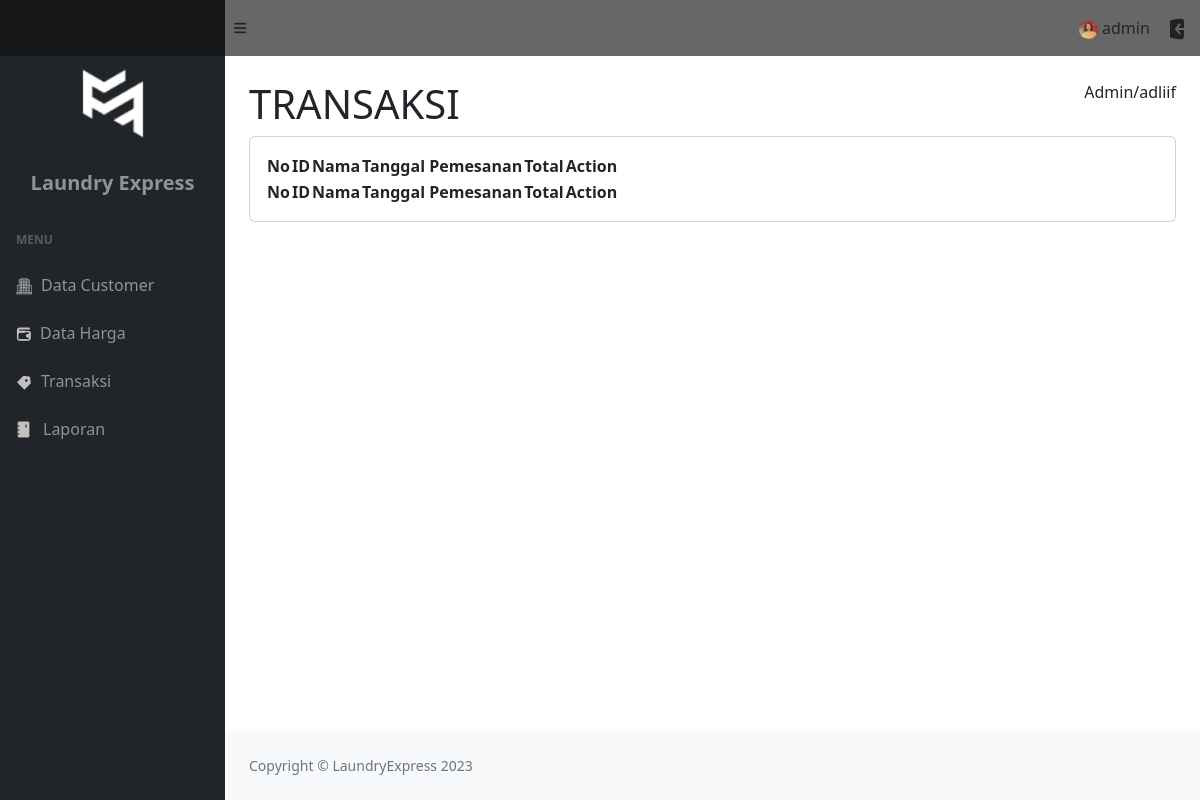
Before: /laundry/transaksi.php (signed in) with the older database file.
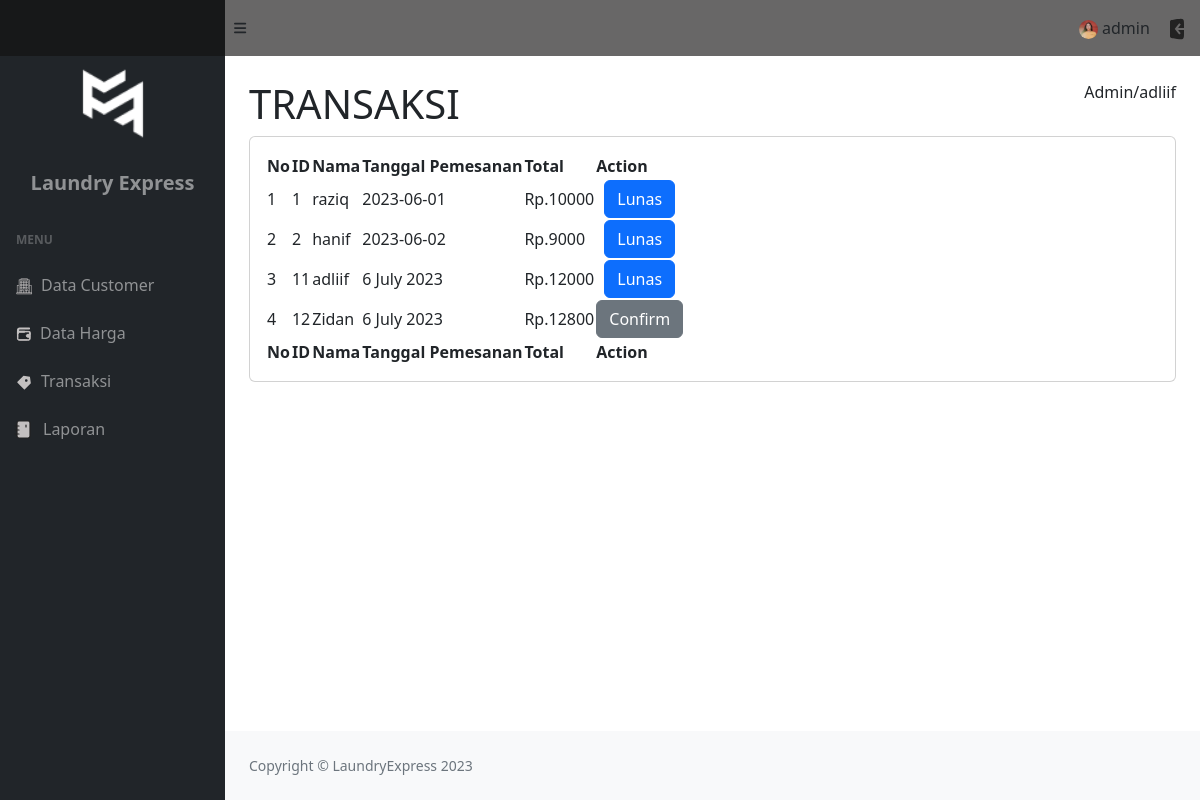
After: the same page with the newer database file.
### tables this page shows
CREATE TABLE `transaksi` (
  `id` int(2) NOT NULL,
  `nama` varchar(100) NOT NULL,
  `alamat` varchar(255) NOT NULL,
  `tanggal_Pemesanan` varchar(255) NOT NULL,
  `tipe_paket` varchar(255) NOT NULL,
  `total` varchar(100) NOT NULL,
  `konfirmasi` varchar(255) NOT NULL
);

### laundry/transaksi.php (the view, shortened to what this page needs)
<?php
    include "koneksi.php";
    $sql = mysqli_query($conn, "SELECT * FROM transaksi");
    $no = 1;
?>
<!DOCTYPE html>
<html lang="en">
<head>
    <link href="https://cdn.jsdelivr.net/npm/simple-datatables@7.1.2/dist/style.min.css" rel="stylesheet" />
    <link href="css/styles.css" rel="stylesheet" />
</head>
<body class="sb-nav-fixed">
    <nav class="sb-topnav navbar navbar-expand navbar-light" style="background-color: #131212a3;">
        <a class="navbar-brand ps-3" href="data_customer.php" style="color: white;"><center></center></a>
        <button class="btn btn-link btn-sm order-1 order-lg-0 me-4 me-lg-0" id="sidebarToggle" href="#!"><i
                class="fas fa-bars"></i></button>
        <ul class="navbar-nav ms-auto me-0 me-md-3 my-2 my-md-0">
            <div class="sb-nav-link-icon">
                <img src="assets/profil.svg" alt="">
                admin
                <a href="logout.php" class="ms-3"><img src="assets/logout.svg" alt=""></a>
            </div>
        </ul>
    </nav>
    <div id="layoutSidenav">
        <div id="layoutSidenav_nav">
            <nav class="sb-sidenav accordion sb-sidenav-dark" id="sidenavAccordion">
                <div class="sb-sidenav-menu">
                    <div class="nav">
                        <center><img src="img/white 2.png" alt="logo" style="width: 120px; margin-top: -20px;"></center>
                        <center><h5><b>Laundry Express</b></h5></center>
                        <div class="sb-sidenav-menu-heading">Menu</div>
                        <a class="nav-link" href="data_customer.php">
                            <div class="sb-nav-link-icon"><img src="assets/customer.svg" alt=""></div>
                            Data Customer
                        </a>
                        <a class="nav-link" href="data_harga.php">
                            <div class="sb-nav-link-icon"><img src="assets/Wallet_fill.svg" alt=""></i></div>
                            Data Harga
                        </a>
                        <a class="nav-link" href="transaksi.php">
                            <div class="sb-nav-link-icon"><img src="assets/Frame 135.svg" alt=""></i></div>
                            Transaksi
                        </a>
                        <a class="nav-link" href="laporan.php" style="margin-left: -5px">
                            <div class="sb-nav-link-icon"><img src="assets/report.svg" alt=""></i></div>
                            Laporan
                        </a>
                    </div>
                </div>
            </nav>
        </div>
        <div id="layoutSidenav_content">
            <main>
                <div class="container-fluid px-4">
                    <div style="display: flex; justify-content: space-between;">
                        <h1 class="mt-4">TRANSAKSI</h1>
                        <p class="mt-4">Admin/adliif</p>
                    </div>
                    <div class="card mb-4">
                        <div class="card-body">
                            <table id="datatablesSimple">
                                <thead>
                                    <tr>
                                        <th>No</th>
                                        <th>ID</th>
                                        <th>Nama</th>
                                        <th>Tanggal Pemesanan</th>
                                        <th>Total</th>
                                        <th>Action</th>
                                    </tr>
                                </thead>
                                <tfoot>
                                    <tr>
                                        <th>No</th>
                                        <th>ID</th>
                                        <th>Nama</th>
                                        <th>Tanggal Pemesanan</th>
                                        <th>Total</th>
                                        <th>Action</th>
                                    </tr>
                                </tfoot>
                                <tbody>
                                    <?php
                                        while($data = mysqli_fetch_assoc($sql)){
                                    ?>
                                    <tr>
                                        <td><?php echo $no++ ?></td>
                                        <td><?php echo $data['id'] ?></td>
                                        <td><?php echo $data['nama'] ?></td>
                                        <td><?php echo $data['tanggal_Pemesanan'] ?></td>
                                        <td>Rp.<?php echo $data['total'] ?></td>
                                        <td>
                                            <center>
                                                <?php if($data['konfirmasi'] == 'iya'){ ?>
                                                <button class="btn btn-primary">Lunas</button>
                                                <?php } ?>
                                                <?php if($data['konfirmasi'] == 'tidak'){ ?>
                                                <a href="transaksi_exe.php?id=<?php echo $data['id'] ?>" class="btn btn-secondary">Confirm</a>
                                                <?php } ?>
                                            </center>
                                        </td>
                                    </tr>
                                    <?php
                                        }
                                    ?>
                                </tbody>
                            </table>
                        </div>
                    </div>
                </div>
            </main>
            <footer class="py-4 bg-light mt-auto">
                <div class="container-fluid px-4">
                    <div class="d-flex align-items-center justify-content-between small">
                        <div class="text-muted">Copyright &copy; LaundryExpress 2023</div>
                    </div>
                </div>
            </footer>
        </div>
    </div>
</body>
</html>

Changed rows visible on the page:
added transaksi: id "1", nama "raziq", tanggal_Pemesanan "2023-06-01", total "10000", konfirmasi "Lunas"
added transaksi: id "2", nama "hanif", tanggal_Pemesanan "2023-06-02", total "9000", konfirmasi "Lunas"
added transaksi: id "11", nama "adliif", tanggal_Pemesanan "6 July 2023", total "12000", konfirmasi "Lunas"
added transaksi: id "12", nama "Zidan", tanggal_Pemesanan "6 July 2023", total "12800"
